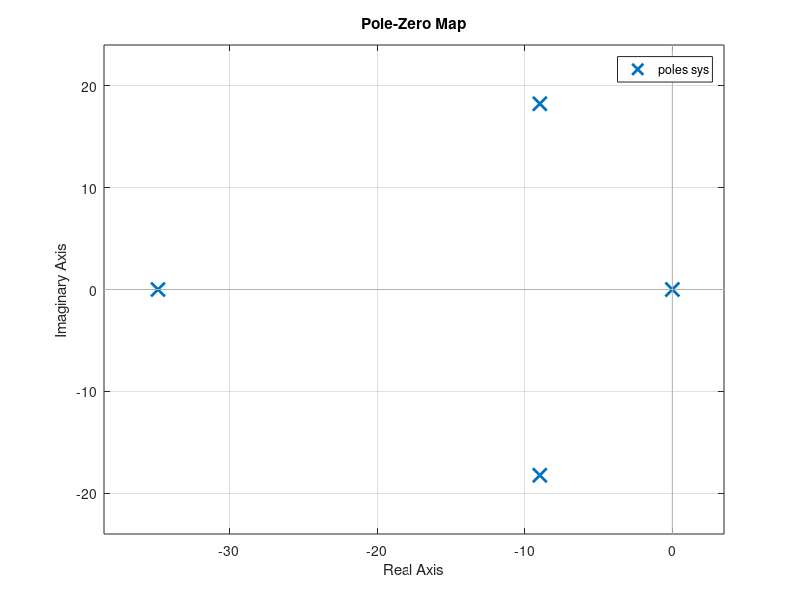
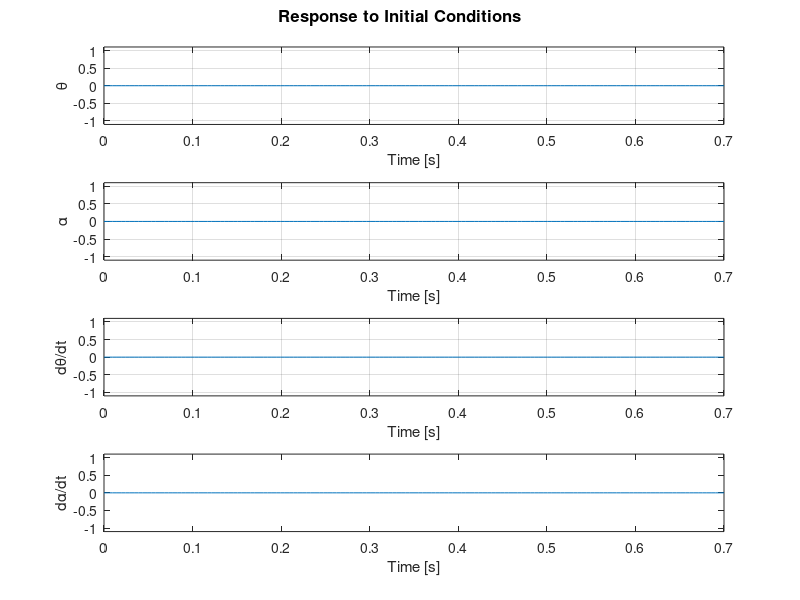

These charts were generated, in order, by the following MATLAB code:
clear;
close all;

%first closed Loop analysis
%based on a.o. ip_example.m

%Constants:
R_m = 2.6; % ohm
K_m = 0.00767; % N m / A
K_b = 0.00767; % V / rad/s
K_g = 70; %70:1 (The ouput is slower)
J_l = 0.0059; %kg m^2
J_h = 0.0021; %kg m^2
d = 0.0318; %m
R = 0.076; %m
r = 0.0318; %m
K_stiff = 1.60856; %N/m
F_r = 1.33; %N
L = 0.0318; %m


%Initialize linear system:
A = zeros(4,4);
A(1,3) = 1;
A(2,4) = 1;
A(3,2) = K_stiff/J_h;
%TODO: K?2_g == squared??
A(3,3) = - K_g*K_g*K_m*K_b / (J_h * R_m);
A(4,2) = - (J_l + J_h)*K_stiff / (J_l*J_h);
A(4,3) =  K_g*K_g*K_m*K_b / (J_h * R_m);

%single input V (u)
B = [0
    0
    0
    0];
B(3) = K_m*K_g / (R_m*J_h);
B(4) = - K_m*K_g / (R_m*J_h);

% C = [1  0  0  0
%      0  1  0  0];
% sys_cl.OutputName -- check this lines further
C = [1  0  0  0
     0  1  0  0
     0 0 1 0
     0 0 0 1];
 
% D = [0
%      0];
%D = 0;
D = [0
    0
    0
    0];
% 



sys = ss (A,B,C,D);
 

% Checking Stability
disp('Poles:')
eig (A);

%plotting the location of the poles
figure
pzmap(sys);


%LQR controllor
%initial values;
Q0 = [350 0 0 0
      0 1500 0 0
      0   0 3 0
      0  0  0 0.5];
R0 = 10;

%Determine K
%[K,S,e] = lqr(SYS,Q,R,N)
%https://nl.mathworks.com/help/control/ref/lqr.html
%N = optional, default zero (N = 0 is what we need)
[K,S,e] = lqr(sys,Q0,R0);

size(K)
K = K(1,:);





% SETTING UP NEW SYSTEM
% Defining the closed-loop system
% x_dot = (A - B*K)*x
% y = c*x
A_cl = A - B*K;
B_cl = [0;0;0;0];
C_cl = C;
D_cl = D;
sys_cl = ss(A_cl,B_cl,C_cl, D_cl);
%sys_cl.OutputName={'z','\theta'};
sys_cl.OutputName={'\theta','\alpha','d\theta/dt','d\alpha/dt'};

disp('closed-loop poles:');
eig(A_cl)

% disp('closed-loop poles (e):');
% e

%Note to myself
%K is always the same - since it is STATE feedback control
%Thus doesnt matter which C is used




%SIMULATION
% Response to initial conditions
%Setting the initial conditions
x0 = [0 0 0 0];

%Plotting the response of the closed-loop system to 
%the initial conditions
figure
initial(sys_cl,x0)
grid

theta_desired = pi/4; %has to be in [-PI/2,PI/2]
x_d = [theta_desired 0 0 0];


% figure
% pzmap(sys);
eig = eig(A-B*K)


